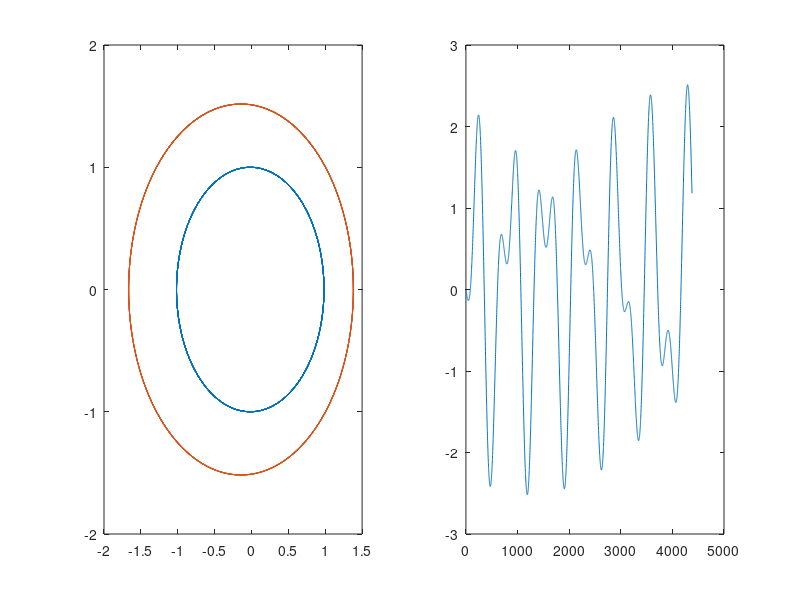

Here is the MATLAB script that generated this plot:
%This generates an exact orbit (to first order) of mars and earth,
%complete with declinations observed from a generic geocentric observer
%over twelve years. This will serve as ground truth for now due to
%uncertainties in time (retrograde not exactly truly periodic) and 
%observer location. Ideally we will want to be able to model that 
%uncertainty in the future. 

eEarth=0.0167;       %eccentricity
eMars=0.0933;
aEarth=1.0000;       %in AU
aMars=1.5237;        %in AU
dailyPrecEarth=0.0172;      %period is one year
dailyPrecMars=0.00915;      %period is just under two years
years=12;
days=365;
obliquity=0.440;        %radians
offset=1;


%Earth
coordsEarth=zeros(days*years-offset+1,2);

for i=1:days*years
    coordsEarth(i,1)=((aEarth*(1-eEarth^2))/(1+eEarth*cos(dailyPrecEarth*(i+offset-1))))*cos(dailyPrecEarth*(i+offset-1));
    coordsEarth(i,2)=((aEarth*(1-eEarth^2))/(1+eEarth*cos(dailyPrecEarth*(i+offset-1))))*sin(dailyPrecEarth*(i+offset-1));
end

%Mars
coordsMars=zeros(days*years-offset+1,2);

for i=1:days*years-offset+1
    coordsMars(i,1)=((aMars*(1-eMars^2))/(1+eMars*cos(dailyPrecMars*(i+offset-1))))*cos(dailyPrecMars*(i+offset-1));
    coordsMars(i,2)=((aMars*(1-eMars^2))/(1+eMars*cos(dailyPrecMars*(i+offset-1))))*sin(dailyPrecMars*(i+offset-1));
end

rDif=zeros(days*years-offset+1,2);
for i=1:days*years-offset+1
    rDif(i,1)=(coordsMars(i,1)-coordsEarth(i,1));
    rDif(i,2)=(coordsMars(i,2)-coordsEarth(i,2));
end

lonDif=atan(rDif(:,2)/rDif(:,1));       %Difference in ecliptic longitude

% for i=1:days*years-offset+1
%     lonDif(i)=atan(((coordsEarth(i,2)/coordsEarth(i,1))-(coordsMars(i,2)/coordsMars(i,1)))/(1+(coordsEarth(i,2)*coordsMars(i,2))/(coordsEarth(i,1)*coordsMars(i,1))));
% end

declination=(180/pi)*asin(sin(obliquity)*sin(lonDif));




subplot(1,2,1)
plot(coordsEarth(:,1),coordsEarth(:,2),coordsMars(:,1),coordsMars(:,2))
subplot(1,2,2)
%plot(declination)
plot(rDif(:,2))
%axis([0 4380 -40 40])
save('gTMars.mat','rDif')


